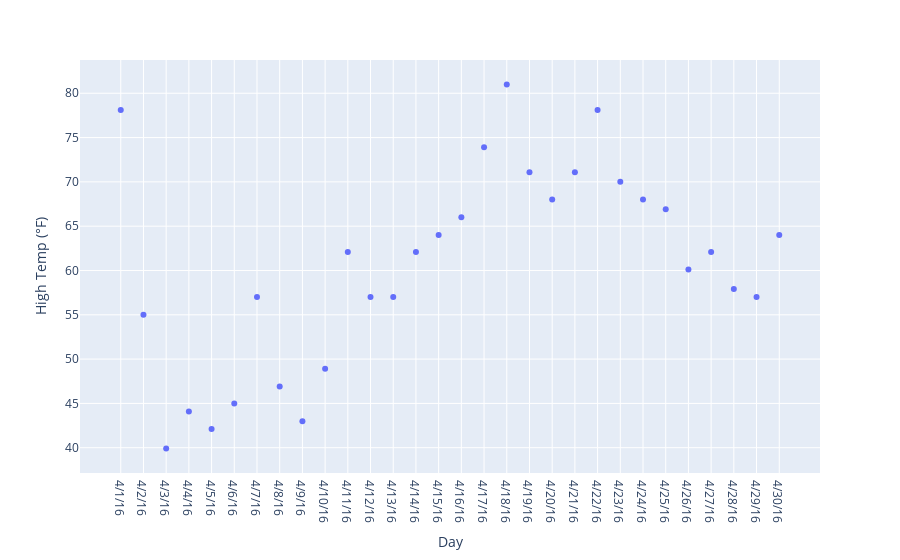

Here is the notebook cell this chart was saved with:
### Markdown cell above
# Scatter Plot

### Code cell
# Viewing the relationship between brighe crossing vs the low temperature and the high temperature

fig = px.scatter(bikes_df, x="Day", y="High Temp (°F)")
fig.show()

### Figure 1 — Plotly figure (JSON) as saved in the notebook; plotly's stock layout.template omitted (floating-point values rounded to 4 significant figures)
{"data": [{"hovertemplate": "Day=%{x}<br>High Temp (°F)=%{y}<extra></extra>", "legendgroup": "", "marker": {"color": "#636efa", "symbol": "circle"}, "mode": "markers", "name": "", "orientation": "v", "showlegend": false, "type": "scatter", "x": ["4/1/16", "4/2/16", "4/3/16", "4/4/16", "4/5/16", "4/6/16", "4/7/16", "4/8/16", "4/9/16", "4/10/16", "4/11/16", "4/12/16", "4/13/16", "4/14/16", "4/15/16", "4/16/16", "4/17/16", "4/18/16", "4/19/16", "4/20/16", "4/21/16", "4/22/16", "4/23/16", "4/24/16", "4/25/16", "4/26/16", "4/27/16", "4/28/16", "4/29/16", "4/30/16"], "xaxis": "x", "y": [78.1, 55, 39.9, 44.1, 42.1, 45, 57, 46.9, 43, 48.9, 62.1, 57, 57, 62.1, 64, 66, 73.9, 81, 71.1, 68, 71.1, 78.1, 70, 68, 66.9, 60.1, 62.1, 57.9, 57, 64], "yaxis": "y"}], "layout": {"legend": {"tracegroupgap": 0}, "margin": {"t": 60}, "xaxis": {"anchor": "y", "domain": [0, 1], "title": {"text": "Day"}}, "yaxis": {"anchor": "x", "domain": [0, 1], "title": {"text": "High Temp (°F)"}}}}
